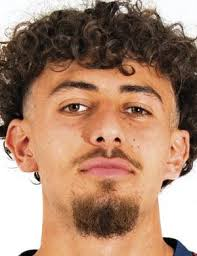
#> input picture OpenCV/Alistirmalar/image_video/fakili.jpg, 197 x 256 px, found by its file name
$ python image_transition.py
#> lines starting #> are read from the running program, lines starting #| are printed output that depends on the picture
import cv2
def nothing(x):
    pass

img1 = cv2.imread(r"C:\Users\Muharrem\Documents\GitHub\ArtekEgitim1\OpenCV\Alistirmalar\image_video\fakili.jpg")
#> img1 is the input picture: shape (256, 197, 3); mean B, G, R 112.3, 134.5, 170.4
img1 = cv2.resize(img1, (600, 400))
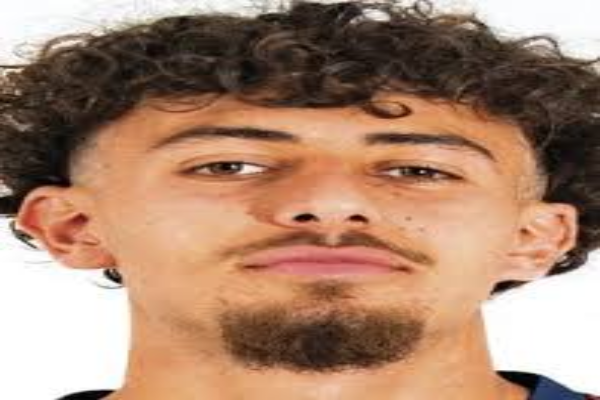
#> img1: shape (400, 600, 3); mean B, G, R 112.2, 134.4, 170.3
img2 = cv2.imread(r"C:\Users\Muharrem\Documents\GitHub\ArtekEgitim1\OpenCV\Alistirmalar\image_video\trossard.jpg")
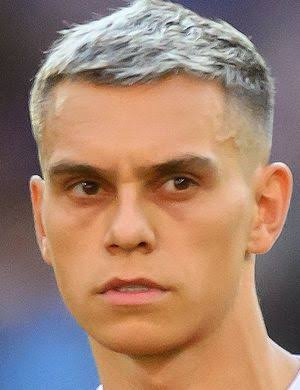
#> input picture OpenCV/Alistirmalar/image_video/trossard.jpg, 300 x 390 px, found by its file name
#> img2 is the input picture: shape (390, 300, 3); mean B, G, R 111.7, 129.9, 162.8
img2 = cv2.resize(img2, (600, 400))
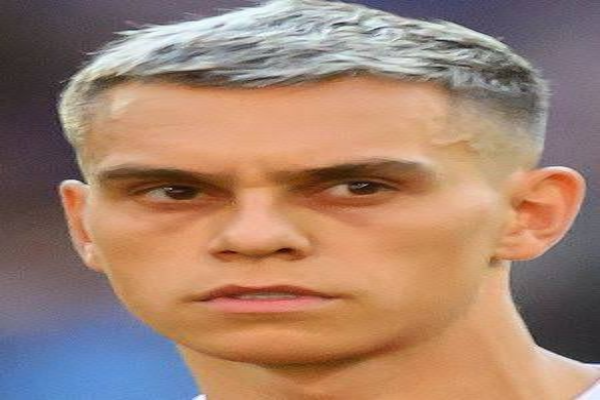
#> img2: shape (400, 600, 3); mean B, G, R 111.6, 129.8, 162.7

output = cv2.addWeighted(img1, 0.5, img2, 0.5, 0)
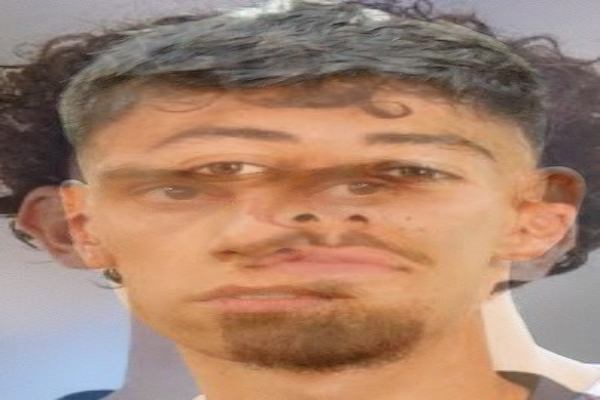
#> output: shape (400, 600, 3); mean B, G, R 111.9, 132.1, 166.5
window_name = "Image Transition"
cv2.namedWindow(window_name)

cv2.createTrackbar("Alpha-Beta", window_name, 0, 1000, nothing)
#> slider 'Alpha-Beta' is set to 100

while True:
    cv2.imshow(window_name, output)
    alpha = cv2.getTrackbarPos("Alpha-Beta", window_name) / 1000
    beta = 1 - alpha
    output = cv2.addWeighted(img1, alpha, img2, beta, 0)
    print(f"Alpha: {alpha}, Beta: {beta}")

    key = cv2.waitKey(30) & 0xFF
#> (key Esc is pressed here)
    if key == 27:  # ESC to exit
        break

cv2.destroyAllWindows()
